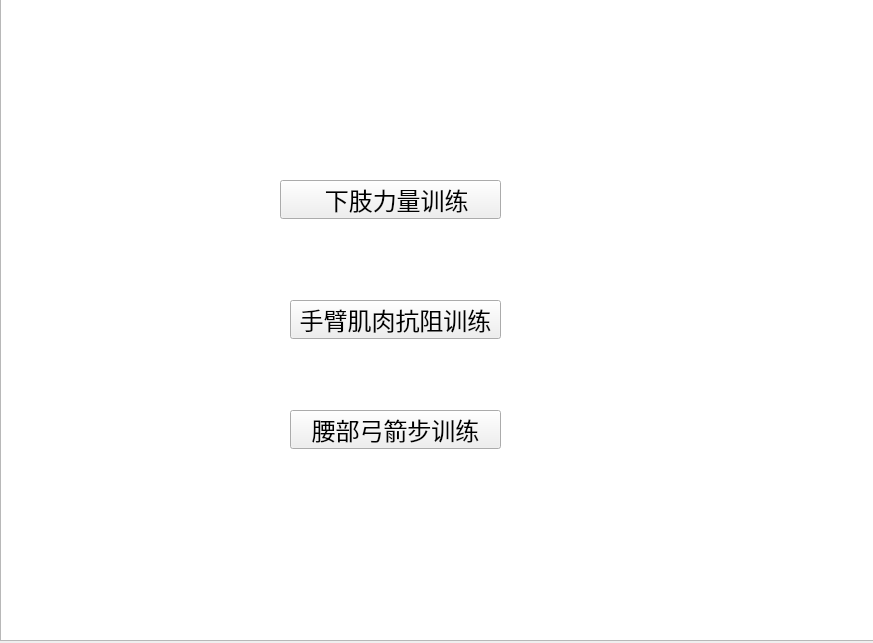
<?xml version="1.0" encoding="UTF-8"?>
<ui version="4.0">
 <class>Dialog</class>
 <widget class="QDialog" name="Dialog">
  <property name="geometry">
   <rect>
    <x>0</x>
    <y>0</y>
    <width>873</width>
    <height>643</height>
   </rect>
  </property>
  <property name="windowTitle">
   <string>Dialog</string>
  </property>
  <widget class="QListView" name="listView">
   <property name="geometry">
    <rect>
     <x>0</x>
     <y>-10</y>
     <width>891</width>
     <height>651</height>
    </rect>
   </property>
   <property name="styleSheet">
    <string notr="true">background-image:url(:/pic22.png)</string>
   </property>
  </widget>
  <widget class="QToolButton" name="toolButton">
   <property name="geometry">
    <rect>
     <x>280</x>
     <y>180</y>
     <width>221</width>
     <height>39</height>
    </rect>
   </property>
   <property name="font">
    <font>
     <family>阿里巴巴普惠体</family>
     <pointsize>18</pointsize>
    </font>
   </property>
   <property name="text">
    <string>  下肢力量训练</string>
   </property>
  </widget>
  <widget class="QToolButton" name="toolButton_2">
   <property name="geometry">
    <rect>
     <x>290</x>
     <y>300</y>
     <width>211</width>
     <height>39</height>
    </rect>
   </property>
   <property name="font">
    <font>
     <family>阿里巴巴普惠体</family>
     <pointsize>18</pointsize>
    </font>
   </property>
   <property name="text">
    <string>手臂肌肉抗阻训练</string>
   </property>
  </widget>
  <widget class="QToolButton" name="toolButton_3">
   <property name="geometry">
    <rect>
     <x>290</x>
     <y>410</y>
     <width>211</width>
     <height>39</height>
    </rect>
   </property>
   <property name="font">
    <font>
     <family>阿里巴巴普惠体</family>
     <pointsize>18</pointsize>
    </font>
   </property>
   <property name="text">
    <string>腰部弓箭步训练</string>
   </property>
  </widget>
 </widget>
 <resources>
  <include location="text3.qrc"/>
 </resources>
 <connections/>
</ui>
